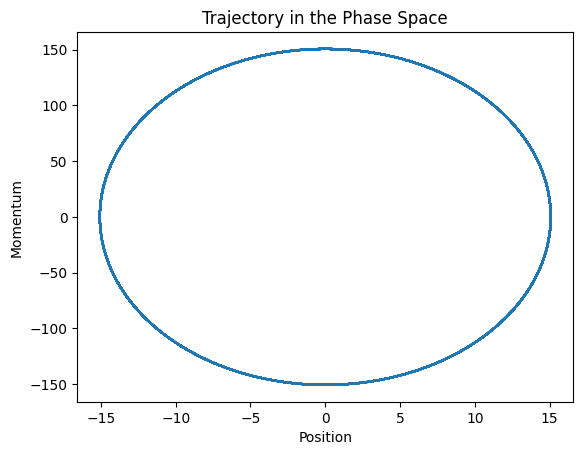

Generate this figure with Python:
import matplotlib.pyplot as plt
from tqdm import tqdm

def hamiltonian(x, p, k, m):
    return (k * x**2) / 2 + p**2 / (2 * m)

k = 10
m = 10

dt = 0.001
num_steps = 250000

X = [15, ]
P = [15, ]

for _ in tqdm(range(num_steps), desc='Generating trajectory'):
    x = X[-1]
    p = P[-1]
    X.append(x + (p / m) * dt - 0.5 * (k * x / m) * (dt ** 2))
    P.append(p - k * x * dt - 0.5 * (k * p / m) * (dt ** 2))

print(f'Initial Energy: {hamiltonian(X[0], P[0], k, m):.2f}')
print(f'Final Energy: {hamiltonian(X[-1], P[-1], k, m):.2f}')

plt.plot(X, P)
plt.title('Trajectory in the Phase Space')
plt.ylabel('Momentum')
plt.xlabel('Position')
plt.savefig('trajectory.png', bbox_inches='tight')
plt.close()
plt.clf()
